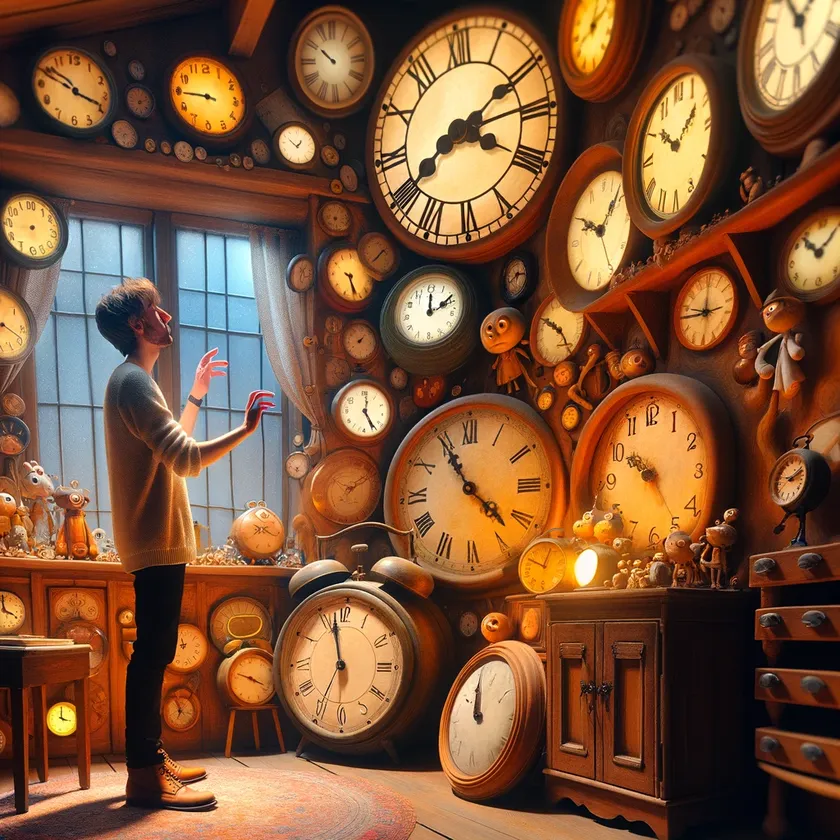
#> input picture chat-gpt/Pričao_sam_sa_satovima_na_zidu_o_vremenu.webp, 840 x 840 px, shrunk from 1024 x 1024 before the run
$ python add-text-to-image.py
#> lines starting #> are read from the running program, lines starting #| are printed output that depends on the picture
from PIL import Image, ImageDraw, ImageFont

#https://levelup.gitconnected.com/how-to-properly-calculate-text-size-in-pil-images-17a2cc6f51fd
def get_text_dimensions(text_string, font):
    # https://stackoverflow.com/a/46220683/9263761
    ascent, descent = font.getmetrics()

    text_width = font.getmask(text_string).getbbox()[2]
    text_height = font.getmask(text_string).getbbox()[3] + descent

    return (text_width, text_height)

def add_text_to_image(image_path, output_path, text, font_path, font_size=48):
    """
    Adds text to an image and saves the result.

    Parameters:
    - image_path: path to the input image.
    - output_path: path where the output image will be saved.
    - text: the text to add to the image.
    - font_path: path to the .ttf or .otf font file.
    - font_size: size of the font to use.
    """
#> called with text = 'Pričao sam sa satovima na zidu o vremenu', font_path = '/System/Library/Fonts/Helvetica.ttc', font_size = 48
    # Load the image
    image = Image.open(image_path)
#> image is the input picture: PIL image 840x840 RGB; mean R, G, B 123.1, 82.6, 55.5

    # Initialize the drawing context
    draw = ImageDraw.Draw(image)

    # Load the font
    font = ImageFont.truetype(font_path, font_size)

    # Calculate text position (bottom center)
    text_width, text_height = get_text_dimensions(text, font)
    text_x = (image.width - text_width) / 2
#> text_x = -94
    text_y = image.height - text_height - 24  # Adjust as needed
#> text_y = 765

    # Create a separate image for the semi-transparent rectangle
    rect_image = Image.new('RGBA', image.size, (0, 0, 0, 0))
#> rect_image: PIL image 840x840 RGBA; every value is 0
    rect_draw = ImageDraw.Draw(rect_image)

    # Draw a semi-transparent rectangle (80% opacity)
    opacity = int(255 * 0.8)  # 80% opacity
    rect_draw.rectangle([text_x - 8, text_y - 8, text_x + text_width + 8, text_y + text_height + 8], fill=(0, 0, 0, opacity))

    # Blend this rectangle with the base image
    image.paste(rect_image, (0, 0), rect_image)
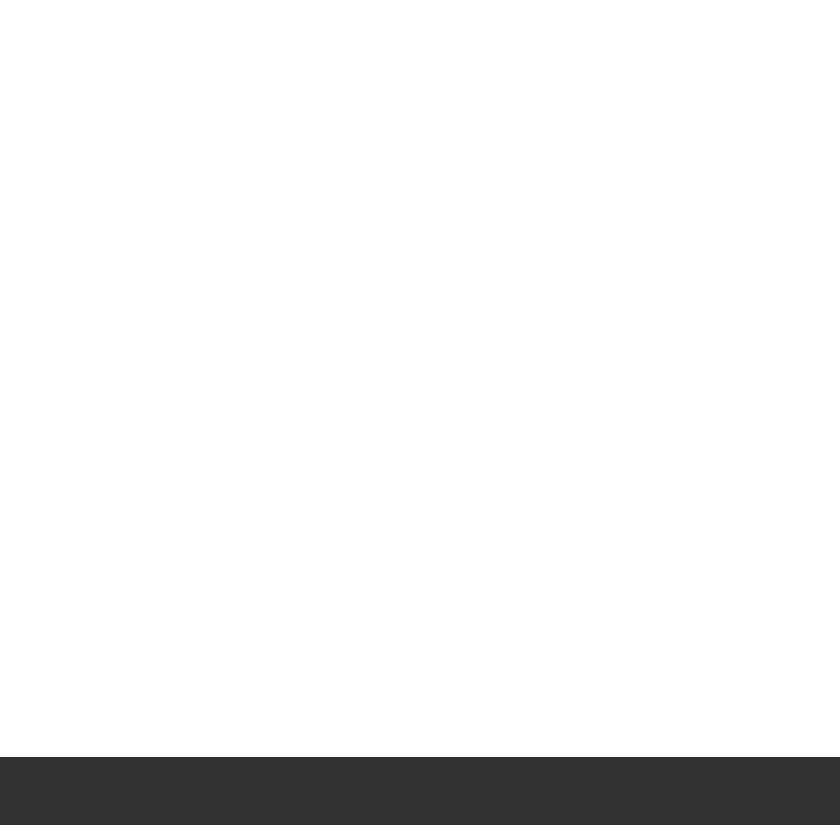
#> rect_image: PIL image 840x840 RGBA; mean R, G, B, A 0, 0, 0, 16.5; transparent parts drawn white
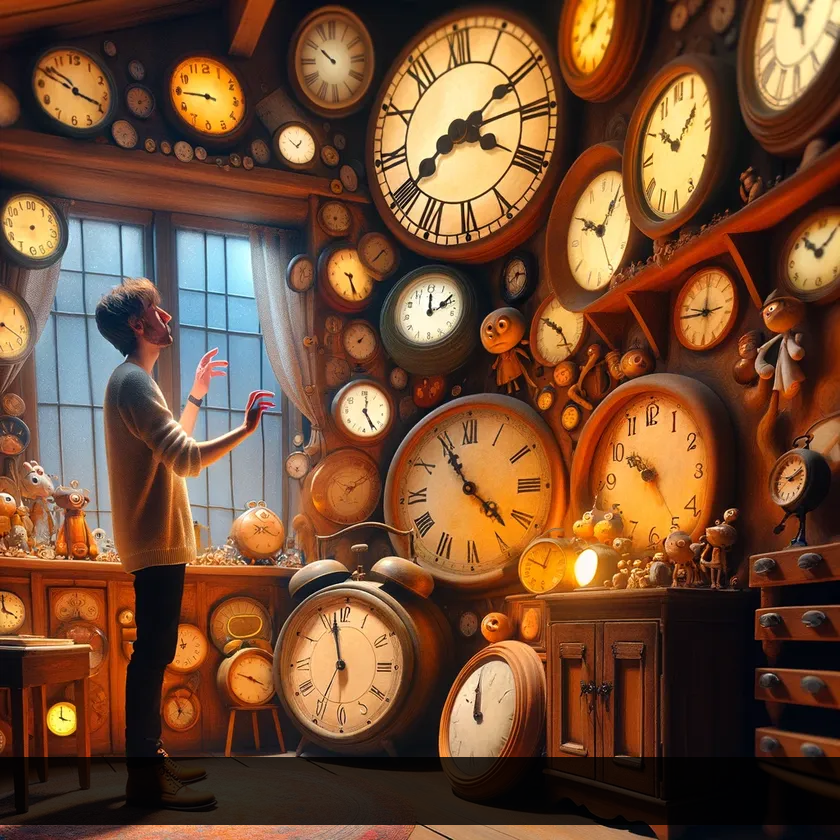
#> image: PIL image 840x840 RGB; mean R, G, B 114.9, 77.1, 51.4

    # Specify text color (change as needed)
    text_color = "white"

    # Add the text to the image
    draw.text((text_x, text_y), text, fill=text_color, font=font)

    # Save the image
    image.save(output_path)
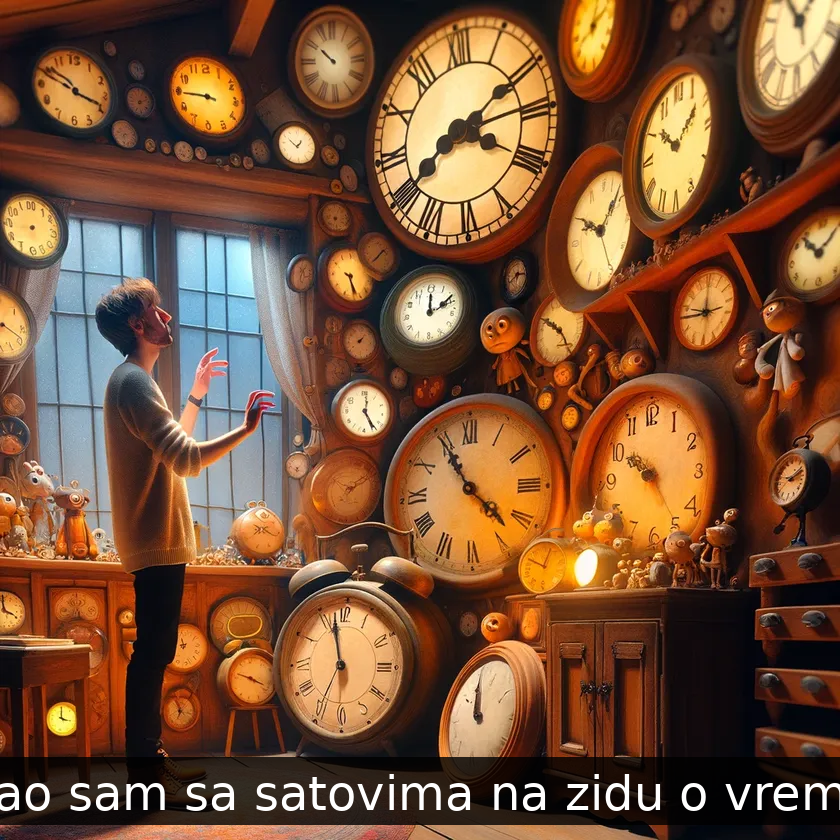
#> saved as Pričao_sam_sa_satovima_na_zidu_o_vremenu_output.webp: PIL image 840x840 RGB; mean R, G, B 117.3, 79.6, 54

# Example usage
image_path = 'Pričao_sam_sa_satovima_na_zidu_o_vremenu.webp'  # Update this path
output_path = 'Pričao_sam_sa_satovima_na_zidu_o_vremenu_output.webp'  # Update this path
text = "Pričao sam sa satovima na zidu o vremenu"

font_path = '/System/Library/Fonts/Helvetica.ttc'

# Call the function
add_text_to_image(image_path, output_path, text, font_path)
